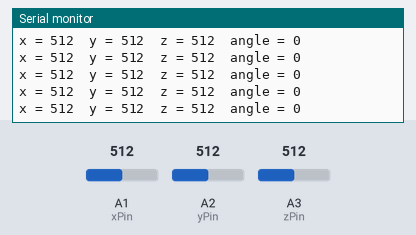
This sketch was run on a simulated Arduino Uno, built with avr-gcc and run on an emulated ATmega328P. Parts: the last lines printed to the serial monitor. The inputs (shaded band) are chosen by the test bench; at power-on: A1 (xPin) = 512, A2 (yPin) = 512, A3 (zPin) = 512.

Above: at 1.2 s.
1.3 s: A1 (xPin) set to 350
At 2.2 s:
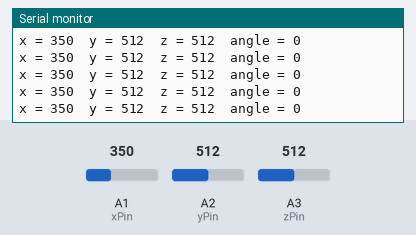
4.3 s: A1 (xPin) set to 324
At 4.45 s:
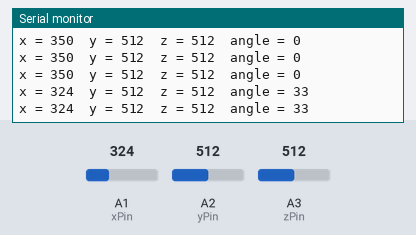
7.3 s: A2 (yPin) set to 105
At 7.33 s:
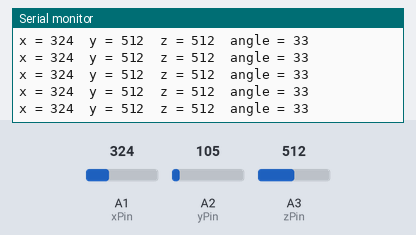
8.8 s: A2 (yPin) set to 95
At 8.83 s:
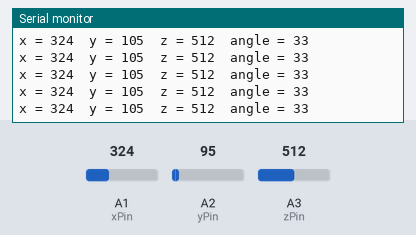
11.8 s: A3 (zPin) set to 11
At 12.9 s:
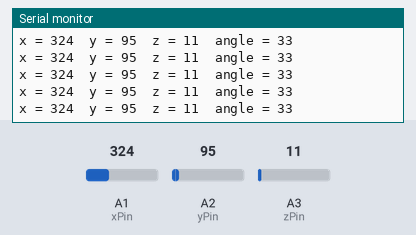
14.8 s: A3 (zPin) set to 8
At 15.3 s:
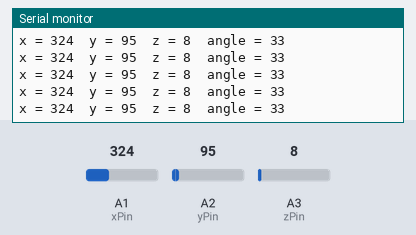
Timing chart, 0 to 17.3 s (numbered marks = the images above; inputs shaded):
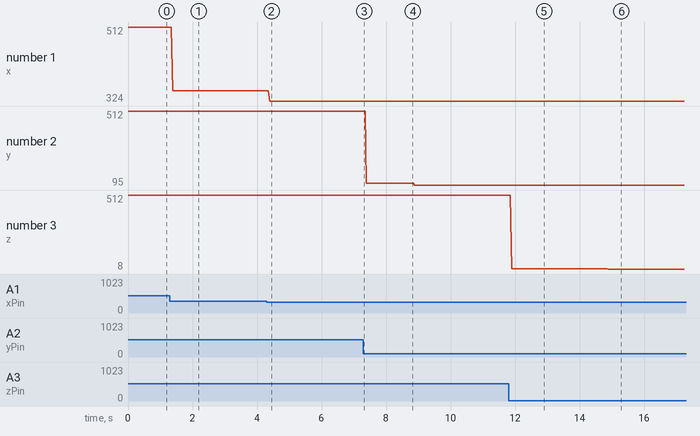

Measured:
- after the input at 1.3 s, the serial monitor: prints a new line after 0.08 s (image 1)
- after the input at 4.3 s, the serial monitor: prints a new line after 0.09 s (image 2)
- after the input at 11.8 s, the serial monitor: prints a new line after 0.09 s (image 5)
- after the input at 14.8 s, the serial monitor: prints a new line after 0.09 s (image 6)
- plotted number 1: 512 → 350 after the input at 1.3 s, 350 → 324 after the input at 4.3 s
- plotted number 2: 512 → 105 after the input at 7.3 s, 105 → 95 after the input at 8.8 s
- plotted number 3: 512 → 11 after the input at 11.8 s, 11 → 8 after the input at 14.8 s

The sketch:

accelerometer.ino
```cpp
const int VCCPin = A0;
const int xPin   = A1;
const int yPin   = A2;
const int zPin   = A3;
const int GNDPin = A4;

// variables
int x = 0;
int y = 0;
int z = 0;

void setup() {
// pin A0 (pin14) is VCC and pin A4 (pin18) in GND to activate the GY-61-module
pinMode(A0, OUTPUT);
pinMode(A4, OUTPUT);
digitalWrite(14, HIGH);
digitalWrite(18, LOW);

// activating debugging for arduino UNO
Serial.begin(9600);
} // end setup

void loop() {
x = analogRead(xPin);
y = analogRead(yPin);
z = analogRead(zPin);
// show x, y and z-values
Serial.print("x = ");
Serial.print(x);
Serial.print("  y = ");
Serial.print(y);
Serial.print("  z = ");
Serial.print(z);
// show angle
Serial.print("  angle = ");
Serial.println(constrain(map(x,349,281,0,90),0,90));
}
```
